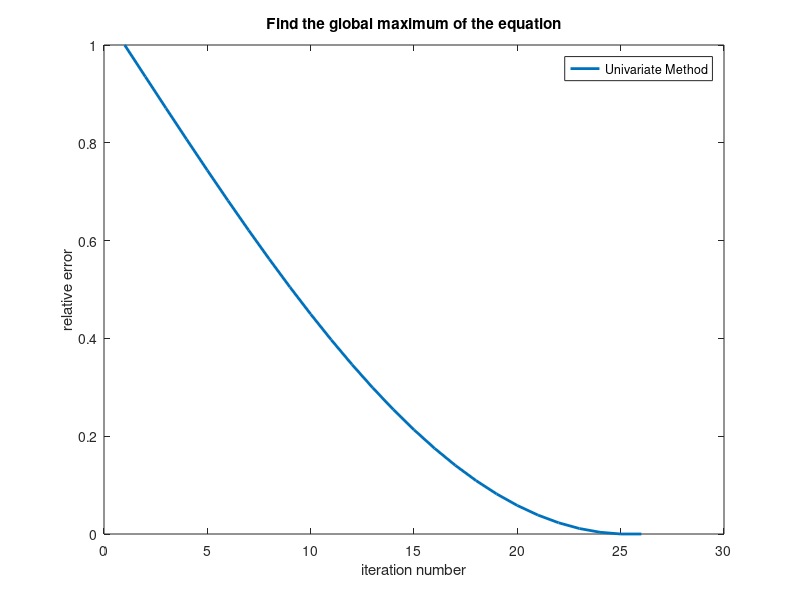

Here is the MATLAB script that generated this plot:
% Problem 3_3 Deng Yang

format long e
func = @(x,y) exp(-0.5.*(x.^2)).*exp(-0.5.*(y.^2)).*sin(2*pi.*x).*cos(pi.*y);
dx = 0.01;
x = -5:dx:5;
y = -5:dx:5;
m = 0;
n = 0;
f = func(m,n);
f_now = f;
f_exact = func(0.24,0);
 
num = 1;
error_list(num) = abs(f(num)-f_exact);
while error_list(num) > 1e-3
    ii = 1;
    f(ii) = func(m,n) ;
    while m <= 5
        error_list(num) = abs(f(ii)-f_exact)/f_exact ;
        if f(ii) > f_now
            f_now = f(ii) ;
        end
        fprintf('n=%d   f_now=%d   error=%d\n',num,f_now,error_list(num))
        if f_now == f_exact
            break
        end
        num = num+1 ;
        m = m+dx ;
        ii = ii+1 ;
        f(ii) = func(m,n) ;
    end
call = 1 ;
f(ii) = func(m,n) ;
fn(call) = func(m,n) ;
m = x(find(x == 0)+find(f == max(f))-1) ;
n = n+dx ;
 
    while n <=5
        error_list(num) = abs(f(ii)-f_exact)/f_exact ;
        if f(ii) > f_now
            f_now = f(ii) ;
        end
        fprintf('n=%d   error=%d\n',num,error_list(num))
        if f_now == f_exact
            break
        end
        num = num+1 ;
        n = n+dx ;
        ii = ii+1 ;
        f(ii) = func(m,n) ;
        call = call+1 ;
        fn(call) = func(m,n) ;
    end
        n = y(find(y == 0)+find(fn == max(fn))-1) ;
        num = num+1 ;
        ii = ii+1 ;
        n = n(:,1) ;
        f(ii) = func(m,n) ;
        error_list(num) = abs(f(ii)-f_exact) ;
        f = [] ;
        if f_now == f_exact
            break
        end
end
plot (1:num, error_list,'lineWidth',2);
title('Find the global maximum of the equation');
xlabel('iteration number');
ylabel('relative error');
legend('Univariate Method');
